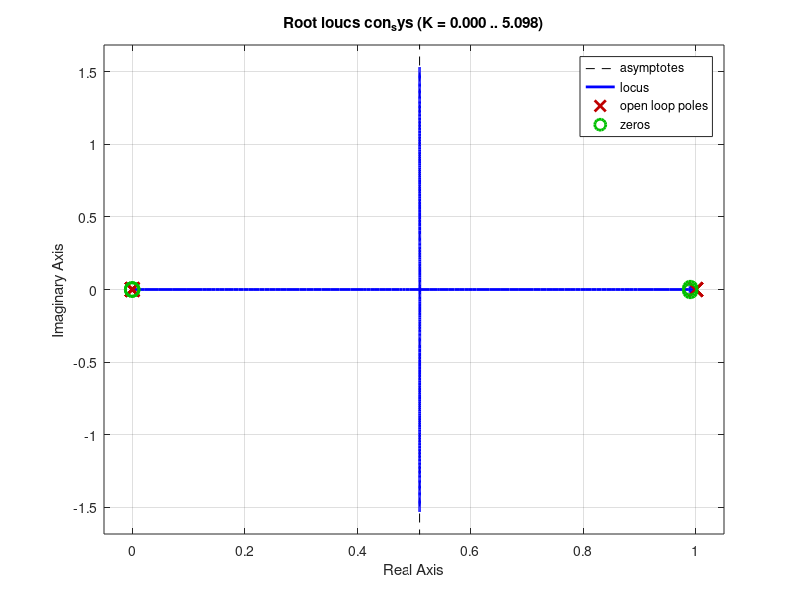

Write MATLAB code to recreate this figure. (Note: this script raises an error after producing the figure.)
close all

Ts = 0.1;

z = zpk('z',Ts);

accelerationtovelocity = Ts*z^(-1)/(1-z^(-1)); % integrator
velocitytoposition     = Ts*z^(-1)/(1-z^(-1)); % integrator

accelerationtoposition = accelerationtovelocity * velocitytoposition;  

Kd_Kp = 5;   % Kd/Kp
Ki_Kp = 0.1; % Ki/Kp
conpid = 1 + Kd_Kp*(1-z^(-1))/Ts + Ki_Kp*Ts*z^(-1)/(1-z^(-1));  % proportional integral derivative controller

con_sys = conpid * accelerationtoposition; 

% sweep Kp from 0 to inf

rlocus(con_sys);

rltool(accelerationtoposition, conpid);
